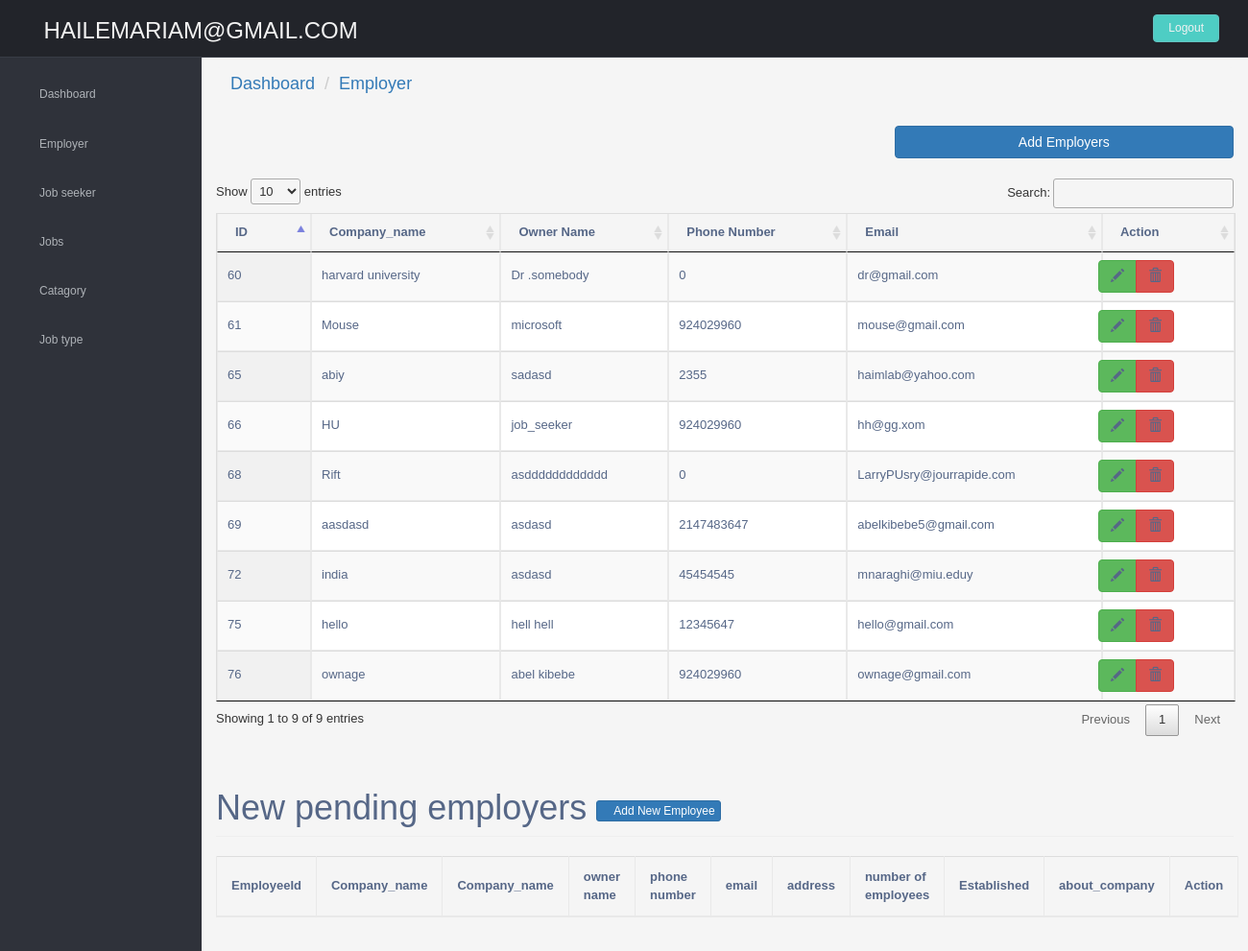
The page /Admin/Employerlist.php (signed in) on the database its author committed.
### tables this page shows
CREATE TABLE `employer` (
  `id` int(100) NOT NULL,
  `company_image` varchar(100) NOT NULL,
  `company_name` varchar(100) NOT NULL,
  `owner_name` varchar(100) NOT NULL,
  `phone_number` int(100) NOT NULL,
  `email` varchar(255) NOT NULL,
  `address` varchar(100) NOT NULL,
  `numberofemployees` int(100) NOT NULL,
  `Established` varchar(25) DEFAULT NULL,
  `about_company` longtext NOT NULL,
  `password` varchar(111) NOT NULL
);

### class/database.php (called while the page is built, shortened)
<?php
class Database{
    public function  __construct()
    {
        $this->con=mysqli_connect("localhost","root","","jobportalwanaw");
    }
}
?>

### class/admin.php (called while the page is built, shortened)
<?php
   include_once("database.php");
   class Admin extends Database{
      public function selectEmployer(){
        $queryEmployer = mysqli_query($this->con,"select * from employer");
        if($queryEmployer){
          return $queryEmployer;
        }
        else{
            echo "<script>alert('Query is not right');</script>";
        }
    }
    }
?>

### Admin/Employerlist.php (the view, shortened to what this page needs)
<?php
include('includes/header.php');
include('includes/sidebar.php');
include('../class/admin.php');
?>
<section id="main-content">
  <section class="wrapper site-min-height">
    <h4>
      <nav aria-label="breadcrumb">
        <ol class="breadcrumb">
          <li class="breadcrumb-item"><a href="admindashboard.php">Dashboard</a></li>
          <li class="breadcrumb-item"><a href="employerlist.php">Employer</a></li>
        </ol>
    </h4>
    <div class="row mt">
      <div class="col-lg-12">
        <a class="btn btn-primary col-sm-4 col-sm-push-8" href="add_employer.php">Add Employers</a>
        <br>
        <br>
        <br>
        <table id="example" class="display table table-striped table-bordered" style="width:100%">
          <thead>
            <tr>
              <th>ID</th>
              <th>Company_name</th>
              <th>Owner Name</th>
              <th>Phone Number</th>
              <th>Email</th>
              <th >Action</th>
            </tr>
          </thead>
          <tbody>
            <?php
         $Employers = new Admin();
         $EmployersResult = $Employers->selectEmployer();
        while($row=mysqli_fetch_array($EmployersResult)){
        ?>
            <tr>
              <td><?php echo $row['id']; ?></td>
              <td><?php echo $row['company_name']; ?></td>
             <td><?php echo $row['owner_name']; ?></td>
              <td><?php echo $row['phone_number']; ?></td>
              <td><?php echo $row['email']; ?></td>
              <td>
                <div class="row">
                  <div class="btn-group">
                    <a href="employer_edit.php?edit=<?php echo $row['id'];  ?>" class="btn btn-success"><span
                        class="glyphicon glyphicon-pencil"></span> </a>
                    <a href="employer_delete.php?del=<?php echo $row['id'];  ?>" class="btn btn-danger"><span
                        class="glyphicon glyphicon-trash"></span> </a>
                  </div>
                </div>
              </td>
            </tr>
            <?php }  ?>
          </tbody>
        </table>
        <section class="content">
          <div class="row">
            <div class="col-xs-12">
              <div class="box">
                <div class="box-body">
                  <div class="row">
                    <div class="col-lg-12">
                      <h1 class="page-header">New pending employers <a href="add_employer.php"
                          class="btn btn-primary btn-xs  "> <i class="fa fa-plus-circle fw-fa"></i> Add New Employee</a>
                      </h1>
                    </div>
                  </div>
                  <table id="example" class="display table table-striped table-bordered" style="width:100%">
                    <thead>
                      <tr>
                        <th width="5%">EmployeeId</th>
                        <th>Company_name</th>
                        <th>Company_name</th>
                        <th>owner name</th>
                        <th>phone number </th>
                        <th>email</th>
                        <th>address</th>
                        <th>number of employees</th>
                        <th>Established</th>
                        <th>about_company</th>
                        <th width="14%">Action</th>
                      </tr>
                    </thead>
                  </table>
                </div>
              </div>
            </div>
          </div>
        </section>
  </section>
  </body>
  </html>

### rows shown on the page
employer: id "60", company_name "harvard university", owner_name "Dr .somebody", phone_number "0", email "dr@gmail.com"
employer: id "61", company_name "Mouse", owner_name "microsoft", phone_number "924029960", email "mouse@gmail.com"
employer: id "65", company_name "abiy", owner_name "sadasd", phone_number "2355", email "haimlab@yahoo.com"
employer: id "66", company_name "HU", owner_name "job_seeker", phone_number "924029960", email "hh@gg.xom"
employer: id "68", company_name "Rift", owner_name "asdddddddddddd", phone_number "0", email "LarryPUsry@jourrapide.com"
employer: id "69", company_name "aasdasd", owner_name "asdasd", phone_number "2147483647", email "abelkibebe5@gmail.com"
employer: id "72", company_name "india", owner_name "asdasd", phone_number "45454545", email "mnaraghi@miu.eduy"
employer: id "75", company_name "hello", owner_name "hell hell", phone_number "12345647", email "hello@gmail.com"
employer: id "76", company_name "ownage", owner_name "abel kibebe", phone_number "924029960", email "ownage@gmail.com"

### other values the page prints
$_SESSION['email'] "HAILEMARIAM@GMAIL.COM"
